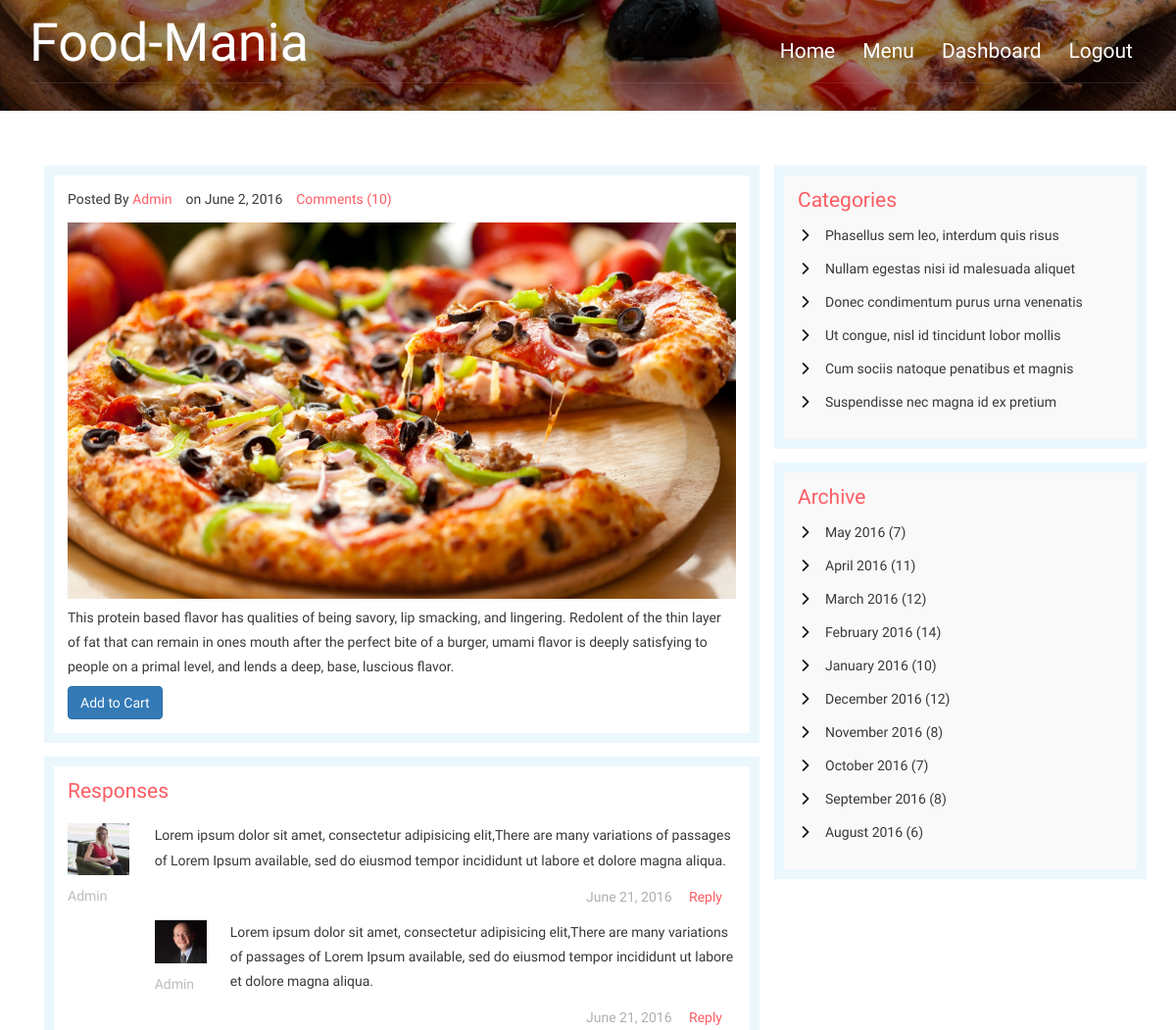
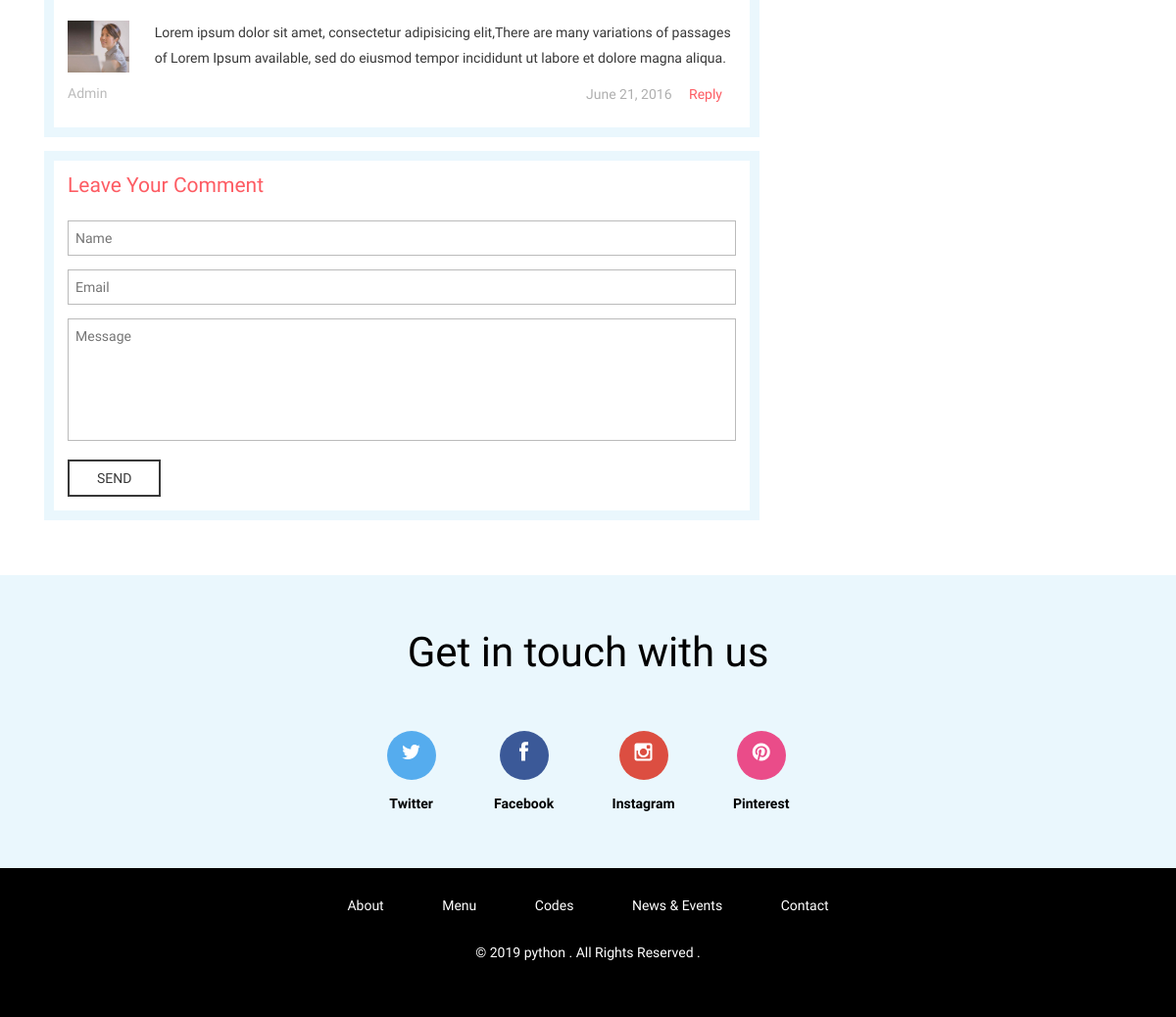
The page /dashboard/admin/foods/foodDetails/12/ (signed in) on the database its author committed (2 pictures, top to bottom).
### hotel/models.py (models this page shows, shortened)
class Food(models.Model):
    indian = 'Indian'
    pizza = 'Pizza'
    burgers = 'Burgers'
    rolls = 'Rolls'
    noodels = 'Noodels'
    COURSE = (
        (indian,indian),
        (pizza,pizza),
        (burgers,burgers),
        (rolls,rolls),
        (noodels,noodels),
    )
    disabled = 'Disabled'
    enabled = 'Enabled'
    STATUS = (
        (disabled, disabled),
        (enabled, enabled),
    )
    name = models.CharField(max_length=250)
    course = models.CharField(max_length = 50, choices = COURSE)
    status = models.CharField(max_length=50, choices=STATUS)
    content_description = models.TextField()
    base_price = models.FloatField()
    sale_price = models.FloatField(default=base_price)
    discount = models.DecimalField(default=0, decimal_places=2, max_digits=5)
    image = models.FileField(blank=True, null =True)
    num_order = models.IntegerField(default=0)

### hotel/views.py (the view)
# urls.py: url(r'^dashboard/admin/foods/foodDetails/(?P<foodID>\d+)/$', views.food_details, name='food_details'),
@login_required
def food_details(request, foodID):
    food = Food.objects.get(id=foodID)
    return render(request, 'user/single.html', {'food':food})

### hotel/templates/user/single.html (shortened to what this page needs)
{% load staticfiles %}
{% include "../includes/landing_top.html" %}
<body>
	<div  class="bg-img">
		{% include "../includes/banner1.html" %}
	</div>
	<div class="blog">
				<div class="container">
					<div class="col-md-8 blog-top-left-grid">
						<div class="left-blog left-single">
							<div class="blog-left">
								<div class="single-left-left">
									<p>Posted By <a href="#">Admin</a> &nbsp;&nbsp; on June 2, 2016 &nbsp;&nbsp; <a href="#">Comments (10)</a></p>
									<img src="/media/{{food.image}}" alt="">
								</div>
								<div class="blog-left-bottom">
									<p>{{food.content_description}}</p>
								</div>
								<a href="{% url 'hotel:addTocart' food.id request.user.id %}">
									<button class="btn btn-primary">Add to Cart</button>
								</a>
							</div>
							<div class="response">
								<h3>Responses</h3>
								<div class="media response-info">
									<div class="media-left response-text-left">
										<a href="#">
											<img class="media-object" src="{% static 'images/t1.jpg' %}" alt="">
										</a>
										<h5><a href="#">Admin</a></h5>
									</div>
									<div class="media-body response-text-right">
										<p>Lorem ipsum dolor sit amet, consectetur adipisicing elit,There are many variations of passages of Lorem Ipsum available,
											sed do eiusmod tempor incididunt ut labore et dolore magna aliqua.</p>
										<ul>
											<li>June 21, 2016</li>
											<li><a href="single.html">Reply</a></li>
										</ul>
										<div class="media response-info">
											<div class="media-left response-text-left">
												<a href="#">
													<img class="media-object" src="{% static 'images/t2.jpg' %}" alt="">
												</a>
												<h5><a href="#">Admin</a></h5>
											</div>
											<div class="media-body response-text-right">
												<p>Lorem ipsum dolor sit amet, consectetur adipisicing elit,There are many variations of passages of Lorem Ipsum available,
													sed do eiusmod tempor incididunt ut labore et dolore magna aliqua.</p>
												<ul>
													<li>June 21, 2016</li>
													<li><a href="single.html">Reply</a></li>
												</ul>
											</div>
										</div>
									</div>
								</div>
								<div class="media response-info">
									<div class="media-left response-text-left">
										<a href="#">
											<img class="media-object" src="{% static 'images/t3.jpg' %}" alt="">
										</a>
										<h5><a href="#">Admin</a></h5>
									</div>
									<div class="media-body response-text-right">
										<p>Lorem ipsum dolor sit amet, consectetur adipisicing elit,There are many variations of passages of Lorem Ipsum available,
											sed do eiusmod tempor incididunt ut labore et dolore magna aliqua.</p>
										<ul>
											<li>June 21, 2016</li>
											<li><a href="single.html">Reply</a></li>
										</ul>
									</div>
								</div>
							</div>
							<div class="opinion">
								<h2>Leave Your Comment</h2>
								<form action="#" method="post">
									<input type="text" name="Name" placeholder="Name" required="">
									<input type="text" name="Email" placeholder="Email" required="">
									<textarea name="Message" placeholder="Message" required=""></textarea>
									<input type="submit" value="SEND">
								</form>
							</div>
						</div>
					</div>
					<div class="col-md-4 blog-top-right-grid">
						<div class="categories">
							<h3>Categories</h3>
							<ul>
								<li><a href="#">Phasellus sem leo, interdum quis risus</a></li>
								<li><a href="#">Nullam egestas nisi id malesuada aliquet </a></li>
								<li><a href="#"> Donec condimentum purus urna venenatis</a></li>
								<li><a href="#">Ut congue, nisl id tincidunt lobor mollis</a></li>
								<li><a href="#">Cum sociis natoque penatibus et magnis</a></li>
								<li><a href="#">Suspendisse nec magna id ex pretium</a></li>
							</ul>
						</div>
						<div class="categories">
							<h3>Archive</h3>
							<ul class="marked-list offs1">
								<li><a href="#">May 2016 (7)</a></li>
								<li><a href="#">April 2016 (11)</a></li>
								<li><a href="#">March 2016 (12)</a></li>
								<li><a href="#">February 2016 (14)</a> </li>
								<li><a href="#">January 2016 (10)</a></li>
								<li><a href="#">December 2016 (12)</a></li>
								<li><a href="#">November 2016 (8)</a></li>
								<li><a href="#">October 2016 (7)</a> </li>
								<li><a href="#">September 2016 (8)</a></li>
								<li><a href="#">August 2016 (6)</a></li>
							</ul>
						</div>
					</div>
				</div>
	</div>
	{% include "../includes/footer.html" %}

### hotel/static/assets/css/custom.css (style rules this page uses)
body { font-size : 14px; background-color: #f2f6f9; }
ul { list-style-type: none; }

### rows shown on the page
Food: image (picture), content_description "This protein based flavor has qualities of being savory, lip smacking, and lingering. Redolent of the thin layer of fat that can remain in ones mouth after the perfect bite of a burger, umami flavor is deeply satisfying to people on a primal level, and lends a deep, base, luscious flavor."
